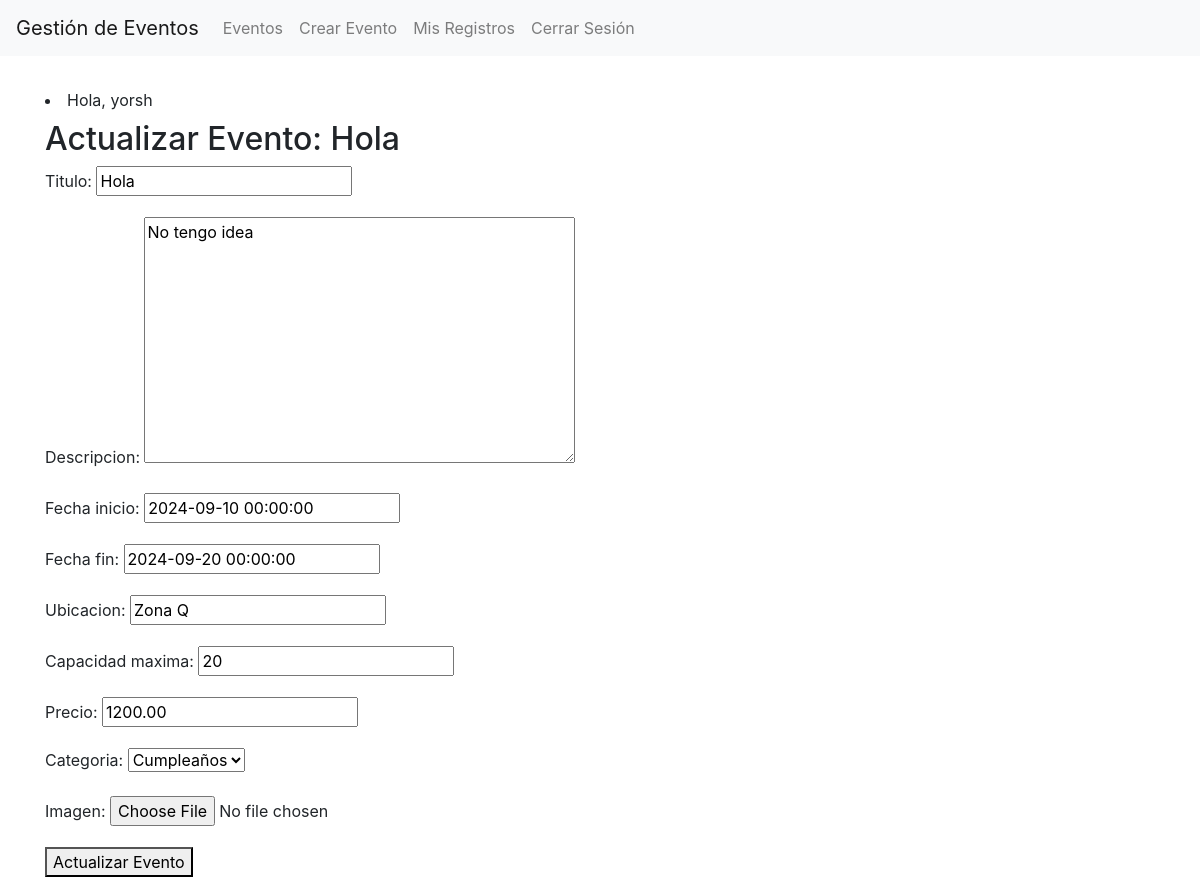
Page /evento/1/actualizar/ (signed in) on the committed database.
### events/models.py (models this page shows, shortened)
class Usuario(AbstractBaseUser, PermissionsMixin):
    username = models.CharField(max_length=150, unique=True)
    email = models.EmailField(_('email address'), unique=True)
    telefono = models.CharField(max_length=15, blank=True)
    bio = models.TextField(blank=True)
    fecha_nacimiento = models.DateField(null=True, blank=True)
    is_active = models.BooleanField(default=True)
    is_staff = models.BooleanField(default=False)
    objects = UsuarioManager()
    USERNAME_FIELD = 'username'
    REQUIRED_FIELDS = ['email']

class Evento(models.Model):
    ESTADO_CHOICES = [
        ('borrador', 'Borrador'),
        ('publicado', 'Publicado'),
        ('cancelado', 'Cancelado'),
    ]
    titulo = models.CharField(max_length=200)
    descripcion = models.TextField()
    fecha_inicio = models.DateTimeField()
    fecha_fin = models.DateTimeField()
    ubicacion = models.CharField(max_length=200)
    capacidad_maxima = models.PositiveIntegerField()
    precio = models.DecimalField(max_digits=10, decimal_places=2, default=0)
    organizador = models.ForeignKey(Usuario, on_delete=models.CASCADE, related_name='eventos_organizados')
    categoria = models.ForeignKey(Categoria, on_delete=models.SET_NULL, null=True, related_name='eventos')
    estado = models.CharField(max_length=10, choices=ESTADO_CHOICES, default='borrador')
    imagen = models.ImageField(upload_to='eventos/', blank=True, null=True)
    fecha_creacion = models.DateTimeField(auto_now_add=True)
    fecha_actualizacion = models.DateTimeField(auto_now=True)

### events/views.py (the view)
# urls.py: path('evento/<int:pk>/actualizar/', views.actualizar_evento, name='actualizar_evento'),
@login_required
def actualizar_evento(request, pk):
    evento = get_object_or_404(Evento, pk=pk)
    if request.user != evento.organizador:
        messages.error(request, 'No tienes permiso para actualizar este evento.')
        return redirect('detalle_evento', pk=pk)
    if request.method == 'POST':
        form = EventoForm(request.POST, request.FILES, instance=evento)
        if form.is_valid():
            form.save()
            messages.success(request, 'Evento actualizado exitosamente.')
            return redirect('detalle_evento', pk=pk)
    else:
        form = EventoForm(instance=evento)
    return render(request, 'events/actualizar_evento.html', {'form': form, 'evento': evento})

### events/forms.py
class EventoForm(forms.ModelForm):
    class Meta:
        model = Evento
        fields = ['titulo', 'descripcion', 'fecha_inicio', 'fecha_fin', 'ubicacion', 'capacidad_maxima', 'precio', 'categoria', 'imagen']

### events/models.py (called while the page is built)
    def __str__(self):
        return self.nombre

### events/templates/events/actualizar_evento.html (shortened to what this page needs)
{% extends 'base.html' %}
{% block content %}
  <h2>Actualizar Evento: {{ evento.titulo }}</h2>
  <form method="post" enctype="multipart/form-data">
    {{ form.as_p }}
    <button type="submit">Actualizar Evento</button>
  </form>
{% endblock %}

### events/templates/base.html (shortened to what this page needs)
<!DOCTYPE html>
<html lang="es">
<head>
    <link href="https://stackpath.bootstrapcdn.com/bootstrap/4.5.2/css/bootstrap.min.css" rel="stylesheet">
</head>
<body>
    <nav class="navbar navbar-expand-lg navbar-light bg-light">
        <a class="navbar-brand" href="{% url 'lista_eventos' %}">Gestión de Eventos</a>
        <div class="collapse navbar-collapse" id="navbarNav">
            <ul class="navbar-nav">
                <li class="nav-item">
                    <a class="nav-link" href="{% url 'lista_eventos' %}">Eventos</a>
                </li>
                {% if user.is_authenticated %}
                    <li class="nav-item">
                        <a class="nav-link" href="{% url 'crear_evento' %}">Crear Evento</a>
                    </li>
                    <li class="nav-item">
                        <a class="nav-link" href="{% url 'mis_registros' %}">Mis Registros</a>
                    </li>
                    <li class="nav-item">
                        <a class="nav-link" href="{% url 'logout' %}">Cerrar Sesión</a>
                    </li>
                {% endif %}
            </ul>
        </div>
    </nav>
    <div class="container mt-4">
        <li class="nav-item">
            <span class="navbar-text mr-3">
                Hola, {{ user.username }}
            </span>
        </li>
        {% block content %}
        {% endblock %}
    </div>
</body>
</html>

### rows in the picture
Usuario: username "yorsh"
Evento: titulo "Hola", descripcion "No tengo idea", fecha_inicio "2024-09-10 00:00:00", fecha_fin "2024-09-20 00:00:00", ubicacion "Zona Q", capacidad_maxima "20", precio "1200.00", categoria "Cumpleaños"
